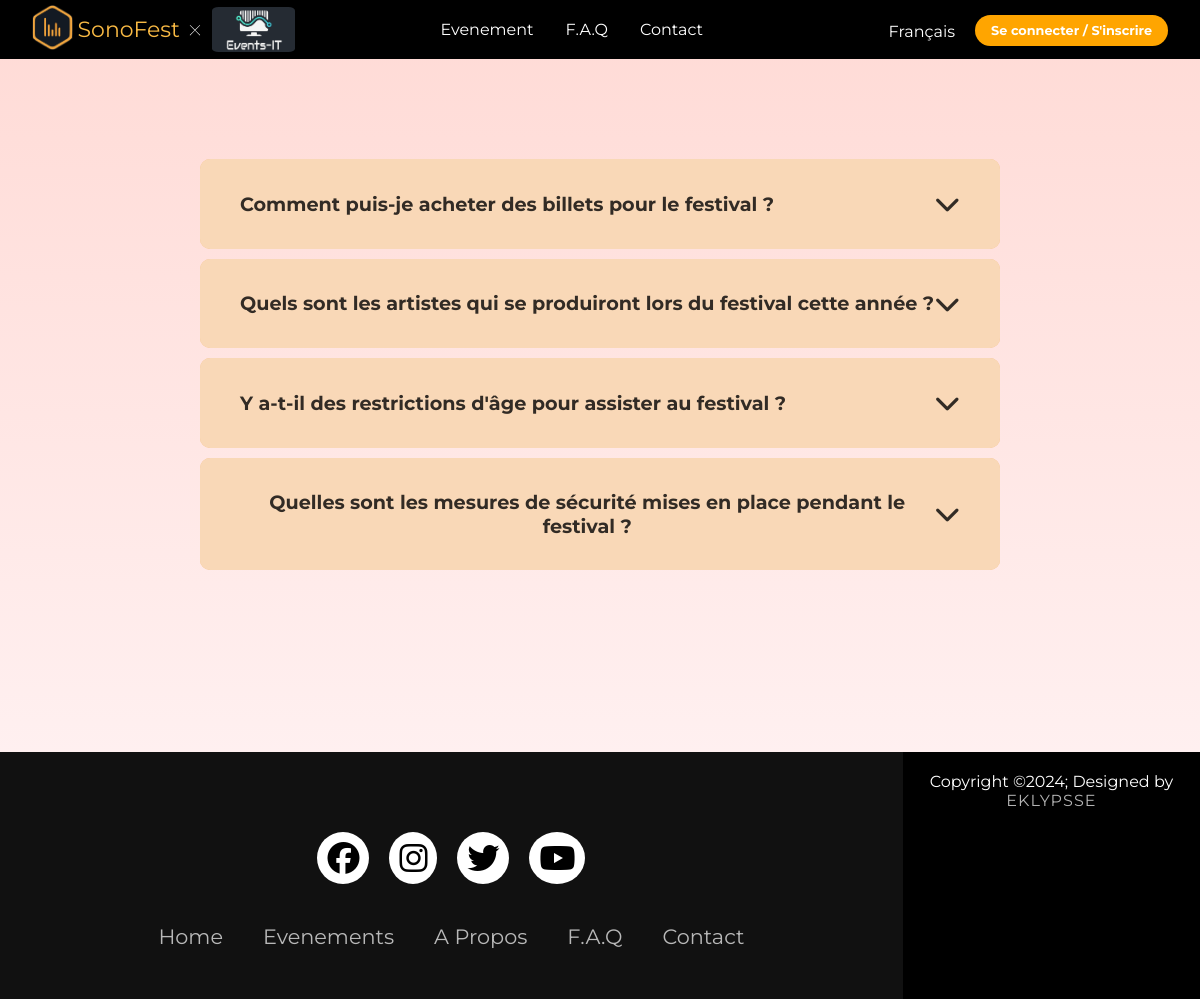
The app's page /WEBSITE/Front/HTML/FAQ.php with its own data.
### tables this page shows
CREATE TABLE IF NOT EXISTS `faq` (
  `id` int NOT NULL AUTO_INCREMENT,
  `question` text NOT NULL,
  `reponse` text NOT NULL,
  PRIMARY KEY (`id`)
);

### WEBSITE/Front/HTML/FAQ.php (the view, shortened to what this page needs)
<!DOCTYPE html>
<html>
    <head>
        <link rel="stylesheet"  href="https://cdnjs.cloudflare.com/ajax/libs/font-awesome/6.5.1/css/all.min.css" />
        <link rel="stylesheet" href="../CSS/pages.css" />
    </head>
    <body>
    <?php
                include 'header.php';
                ?>
                <main class="faqMain">
                <?php
                $bdd = new PDO('mysql:host=db;dbname=espace_membres', 'root', '');
                $recupArticle = $bdd->query('SELECT * FROM faq');
                while($article = $recupArticle->fetch()){
                    ?>
                    <div class="faq active">
                        <button class="accordion">
                            <?= $article['question'] ?>
                            <i class="fa-solid fa-chevron-down"></i>
                        </button>
                    </div>
                    <?php
                }
                ?>
</main>
            <br>
    <br>
    <br>
    <br>
    </body>
    <footer class="faqMain">
    <?php
                include 'footer.php';
                ?>
    </footer>
</html>

### WEBSITE/Front/CSS/pages.css (style rules this page uses)
* { margin: 0; padding: 0; box-sizing: border-box; font-family: 'Montserrat', sans-serif; }
* { padding: 0; margin: 0; box-sizing: border-box; font-family: "Montserrat", sans-serif; }
.faqMain { margin-top: 100px; }
.accordion { background-color: #F9D8B7; color: rgba(0, 0, 0, 0.8); cursor: pointer; font-size: 1.2rem; width: 100%; padding: 2rem 2.5rem; border: none; outline: none; border-radius: 10px; transition: 0.4s; display: flex; justify-content: space-between; align-items: center; font-weight: bold; margin: 0 auto; max-width: 800px; }
.accordion i { font-size: 1.6rem; }
.active, .accordion:hover { background-color: #F6BF87; border-radius: 10px; }
.faq { border: 1px solid rgba(0, 0, 0, 0.2); margin: 10px auto; max-width: 800px; }
.faq.active { border: none; }
footer { width: 100%; background-color: #F6BF87; color: #fff; display: flex; justify-content: space-between; }
* { padding: 0; margin: 0; box-sizing: border-box; }
body { font-family: 'outfit'; background: linear-gradient(#ffdad5,#fff7f9); }

### WEBSITE/Front/CSS/header.css (style rules this page uses)
* { font-family: "Montserrat", sans-serif; }

### WEBSITE/Front/CSS/footer.css (style rules this page uses)
* { padding: 0; margin: 0; box-sizing: border-box; }
footer { background-color: #111; width: 100%; }

### records on screen
faq: question "Comment puis-je acheter des billets pour le festival ?"
faq: question "Quels sont les artistes qui se produiront lors du festival cette année ?"
faq: question "Y a-t-il des restrictions d'âge pour assister au festival ?"
faq: question "Quelles sont les mesures de sécurité mises en place pendant le festival ?"
